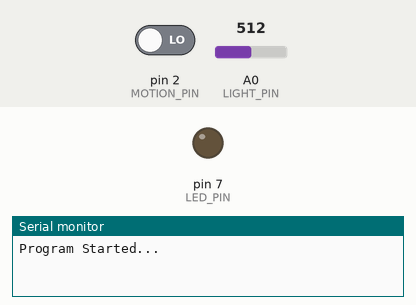
Recording of a sketch running on a simulated Arduino Uno, built with avr-gcc and run on an emulated ATmega328P. Shown: output pins drawn as LEDs (lit = HIGH), the last lines printed to the serial monitor. The inputs (shaded band) are chosen by the test bench; at power-on: A0 (LIGHT_PIN) = 512, pin 2 (MOTION_PIN) LOW.

Above: at 1.2 s.
1.3 s: A0 (LIGHT_PIN) set to 40
2.8 s: pin 2 (MOTION_PIN) driven HIGH
At 4.0 s:
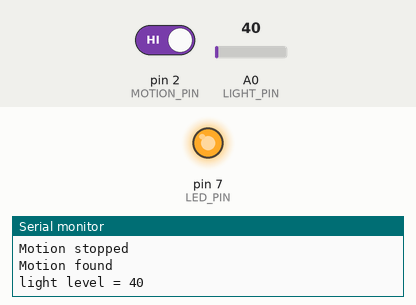
4.3 s: pin 2 (MOTION_PIN) driven LOW
At 5.3 s:
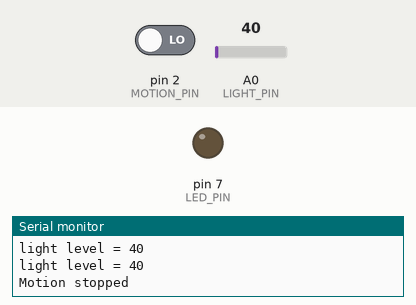
Timing chart, 0 to 7.3 s (numbered marks = the images above; inputs shaded):
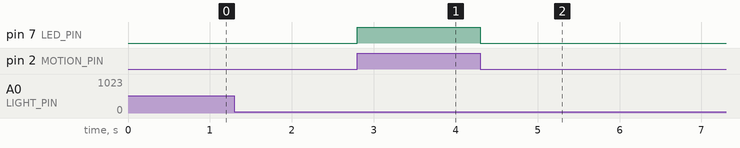

Measured:
- after the input at 2.8 s, pin 7 (LED_PIN): LOW → HIGH at once
- after the input at 4.3 s, pin 7 (LED_PIN): HIGH → LOW at once

The sketch:

Motion_Sensor_Night_Light.ino
```cpp
const int MOTION_PIN = 2;
const int LIGHT_PIN = 0;
const int LED_PIN = 7;
const int LIGHT_THRESHOLD = 50; // Original: 15

int motion_state_old = LOW;
int motion_state_new = HIGH;

void setup() {
  Serial.begin(9600);
  pinMode(MOTION_PIN, INPUT);
  pinMode(LED_PIN, OUTPUT);
  Serial.println("Program Started...");
}

void loop() {
  int light_level = analogRead(LIGHT_PIN);
  if (light_level <= LIGHT_THRESHOLD) {
    motion_state_old = motion_state_new;
    motion_state_new = digitalRead(MOTION_PIN);

    if (motion_state_old == LOW && motion_state_new == HIGH) {
      Serial.println("Motion found");
      Serial.print("light level = ");
      Serial.println(light_level);
      // turn LED on
      digitalWrite(LED_PIN, HIGH);
    } else if (motion_state_old == HIGH && motion_state_new == LOW) {
      Serial.print("light level = ");
      Serial.println(light_level);
      Serial.println("Motion stopped");
      // turn LED off
      digitalWrite(LED_PIN, LOW);
    }
  }

}
```
